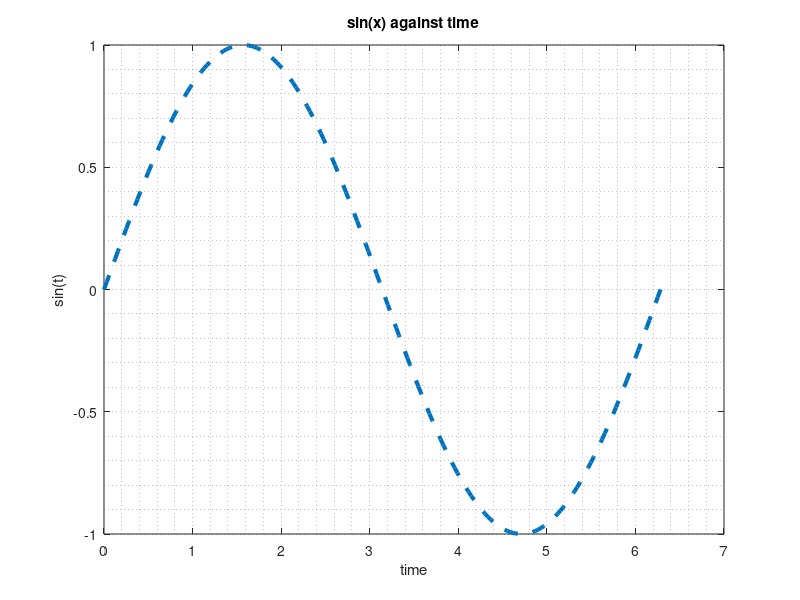

Recreate this plot in MATLAB.
%ploting
t = 0:pi/100:2*pi;
y = sin(t);

plot(t,y,'--','linewidth', 3)
grid minor on
ylabel('sin(t)')
xlabel('time')
title('sin(x) against time')
